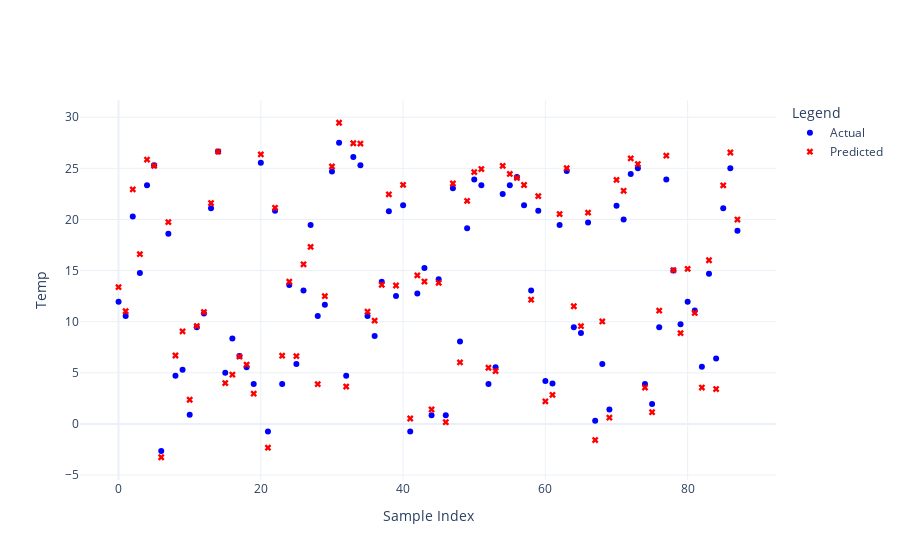

The code cell stored with this chart in its notebook:
### Markdown cell above
# Generate Pred graph

### Code cell
import plotly.graph_objs as go

predictions_flattened = [item for sublist in predictions for item in sublist]

# Assuming y_test and predictions are your data
scatter_plot = go.Figure()

# Actual Values
scatter_plot.add_trace(go.Scatter(
    x=y_test.reset_index().index,
    y=y_test.values,
    mode='markers',
    name='Actual',
    marker=dict(color='blue')
))

# Predicted Values
scatter_plot.add_trace(go.Scatter(
    x=y_test.reset_index().index,
    y=predictions_flattened,
    mode='markers',
    name='Predicted',
    marker=dict(color='red', symbol='x')
))

# Updating layout
scatter_plot.update_layout(
    # title='Comparison of Actual and Predicted Average Temp per Day',title_x=0.5,
    xaxis_title='Sample Index',
    yaxis_title='Temp',
    legend_title='Legend',
    template='plotly_white'
)

### Figure 1 — Plotly figure (JSON) as saved in the notebook; plotly's stock layout.template omitted (floating-point values rounded to 4 significant figures)
{"data": [{"marker": {"color": "blue"}, "mode": "markers", "name": "Actual", "x": [0, 1, 2, 3, 4, 5, 6, 7, 8, 9, 10, 11, 12, 13, 14, 15, 16, 17, 18, 19, 20, 21, 22, 23, 24, 25, 26, 27, 28, 29, 30, 31, 32, 33, 34, 35, 36, 37, 38, 39, 40, 41, 42, 43, 44, 45, 46, 47, 48, 49, 50, 51, 52, 53, 54, 55, 56, 57, 58, 59, 60, 61, 62, 63, 64, 65, 66, 67, 68, 69, 70, 71, 72, 73, 74, 75, 76, 77, 78, 79, 80, 81, 82, 83, 84, 85, 86, 87], "y": [11.95, 10.55, 20.3, 14.75, 23.35, 25.3, -2.65, 18.6, 4.7, 5.3, 0.9, 9.45, 10.8, 21.1, 26.65, 5, 8.35, 6.65, 5.55, 3.9, 25.55, -0.75, 20.85, 3.9, 13.6, 5.85, 13.05, 19.45, 10.55, 11.65, 24.7, 27.5, 4.7, 26.1, 25.3, 10.55, 8.6, 13.9, 20.8, 12.5, 21.4, -0.75, 12.75, 15.25, 0.85, 14.15, 0.85, 23.05, 8.05, 19.15, 23.9, 23.35, 3.9, 5.55, 22.5, 23.35, 24.15, 21.4, 13.05, 20.85, 4.2, 3.95, 19.45, 24.75, 9.45, 8.9, 19.7, 0.3, 5.85, 1.4, 21.35, 20, 24.45, 25, 3.9, 1.95, 9.45, 23.9, 15, 9.75, 11.95, 11.1, 5.6, 14.7, 6.4, 21.1, 25, 18.9], "type": "scatter"}, {"marker": {"color": "red", "symbol": "x"}, "mode": "markers", "name": "Predicted", "x": [0, 1, 2, 3, 4, 5, 6, 7, 8, 9, 10, 11, 12, 13, 14, 15, 16, 17, 18, 19, 20, 21, 22, 23, 24, 25, 26, 27, 28, 29, 30, 31, 32, 33, 34, 35, 36, 37, 38, 39, 40, 41, 42, 43, 44, 45, 46, 47, 48, 49, 50, 51, 52, 53, 54, 55, 56, 57, 58, 59, 60, 61, 62, 63, 64, 65, 66, 67, 68, 69, 70, 71, 72, 73, 74, 75, 76, 77, 78, 79, 80, 81, 82, 83, 84, 85, 86, 87], "y": [13.38, 11.02, 22.94, 16.61, 25.86, 25.25, -3.263, 19.74, 6.69, 9.05, 2.362, 9.571, 10.94, 21.6, 26.64, 3.995, 4.817, 6.584, 5.798, 2.959, 26.37, -2.331, 21.14, 6.672, 13.91, 6.628, 15.61, 17.31, 3.888, 12.49, 25.19, 29.46, 3.651, 27.46, 27.42, 10.98, 10.11, 13.61, 22.45, 13.54, 23.39, 0.5273, 14.53, 13.92, 1.414, 13.8, 0.1649, 23.52, 6.016, 21.82, 24.63, 24.93, 5.495, 5.17, 25.25, 24.45, 24.06, 23.37, 12.15, 22.28, 2.208, 2.842, 20.53, 25.02, 11.51, 9.564, 20.67, -1.58, 10.02, 0.6094, 23.87, 22.8, 25.97, 25.42, 3.556, 1.143, 11.08, 26.24, 15.04, 8.878, 15.17, 10.85, 3.554, 16.01, 3.411, 23.34, 26.55, 19.99], "type": "scatter"}], "layout": {"xaxis": {"title": {"text": "Sample Index"}}, "yaxis": {"title": {"text": "Temp"}}, "legend": {"title": {"text": "Legend"}}}}
